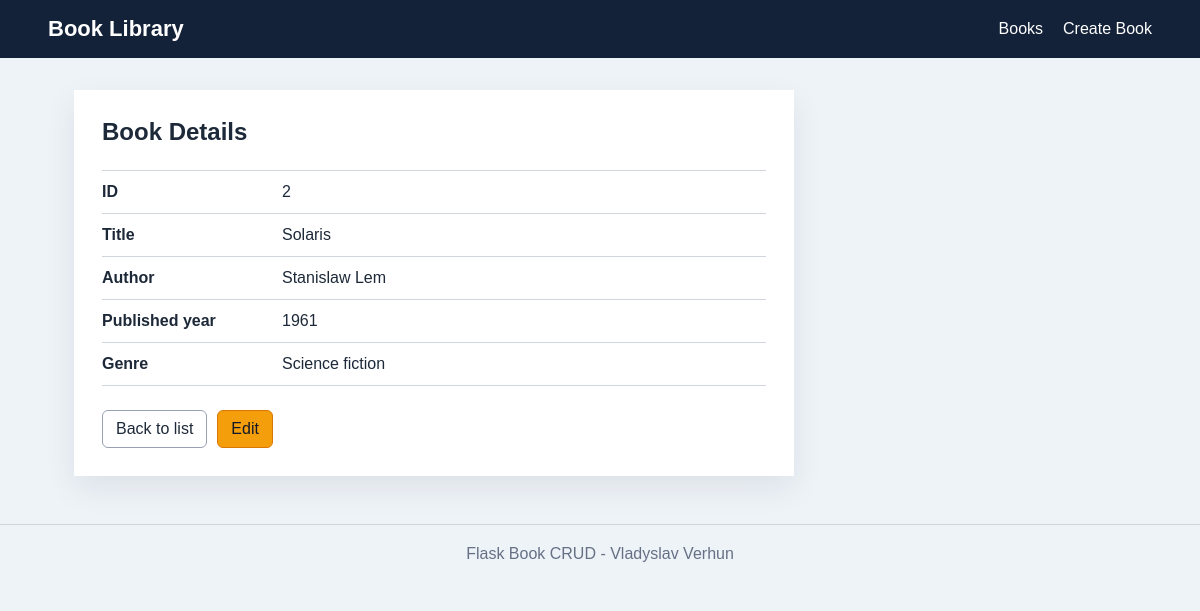
The page /books/2 on the database its author committed.
### tables this page shows
CREATE TABLE books (
            id INTEGER PRIMARY KEY AUTOINCREMENT,
            title TEXT NOT NULL,
            author TEXT NOT NULL,
            published_year INTEGER NOT NULL,
            genre TEXT NOT NULL
        );

### app.py (the view)
@app.route("/books/<int:book_id>")
def book_details(book_id):
    conn = get_db_connection()
    book = conn.execute("SELECT * FROM books WHERE id = ?", (book_id,)).fetchone()
    conn.close()
    if book is None:
        return "Book not found", 404
    return render_template("books/details.html", book=book)

### app.py (called while the page is built)
def get_db_connection():
    conn = sqlite3.connect(DATABASE)
    conn.row_factory = sqlite3.Row
    return conn

### templates/books/details.html (shortened to what this page needs)
{% extends "base.html" %}
{% block content %}
    <section class="detail-card">
        <h1>Book Details</h1>
        <dl>
            <dt>ID</dt>
            <dd>{{ book.id }}</dd>
            <dt>Title</dt>
            <dd>{{ book.title }}</dd>
            <dt>Author</dt>
            <dd>{{ book.author }}</dd>
            <dt>Published year</dt>
            <dd>{{ book.published_year }}</dd>
            <dt>Genre</dt>
            <dd>{{ book.genre }}</dd>
        </dl>
        <div class="button-row">
            <a class="button" href="/books">Back to list</a>
            <a class="button warning" href="/books/{{ book.id }}/edit">Edit</a>
        </div>
    </section>
{% endblock %}

### templates/base.html (style rules this page uses)
* { box-sizing: border-box; }
body { margin: 0; background: #eef3f8; color: #1d2939; font-family: Arial, Helvetica, sans-serif; }
h1 { margin: 0 0 8px; }
.button, button { display: inline-block; border: 1px solid #98a2b3; border-radius: 6px; background: #ffffff; color: #1d2939; padding: 9px 13px; font: inherit; text-decoration: none; cursor: pointer; }
.warning { border-color: #d97706; background: #f59e0b; color: #111827; }
.detail-card, .form-card { max-width: 720px; padding: 28px; background: #ffffff; box-shadow: 0 12px 30px rgba(16, 24, 40, 0.08); }
dl { display: grid; grid-template-columns: 180px 1fr; margin: 24px 0; border-top: 1px solid #d0d5dd; }
dt, dd { margin: 0; padding: 12px 0; border-bottom: 1px solid #d0d5dd; }
dt { font-weight: 700; }
.button-row { display: flex; gap: 10px; margin-top: 20px; }

### rows shown on the page
books: id "2", title "Solaris", author "Stanislaw Lem", published_year "1961", genre "Science fiction"
